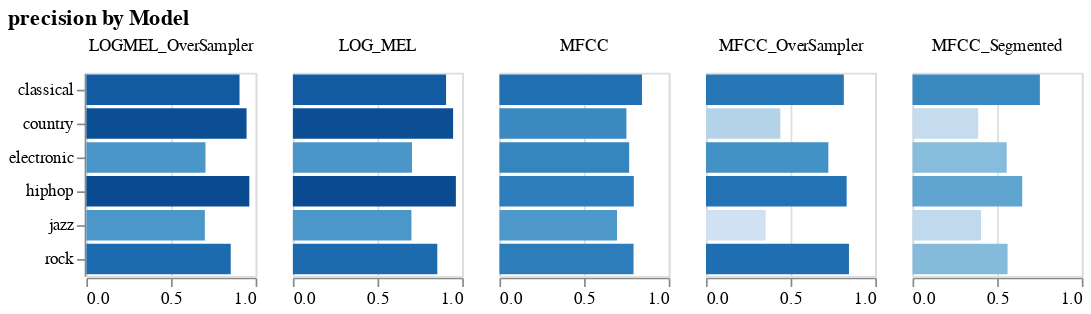

Write notebook code for a chart like this one.
### Code cell
comp.display_metric_comparison_chart(comp.metrics[0])

### Figure 1 — Vega specification as saved in the notebook (floating-point values rounded to 4 significant figures)
{"$schema": "https://vega.github.io/schema/vega/v5.json", "data": [{"name": "source_0", "values": [{"index": "MFCC", "classical": 0.8417, "country": 0.75, "electronic": 0.7663, "hiphop": 0.7938, "jazz": 0.6944, "rock": 0.7922, "accuracy": 0.7867, "macro avg": 0.7731, "weighted avg": 0.7837, "type": "classical", "amount": 0.8417, "amount_start": 0.0, "amount_end": 0.8417}, {"index": "MFCC", "classical": 0.8417, "country": 0.75, "electronic": 0.7663, "hiphop": 0.7938, "jazz": 0.6944, "rock": 0.7922, "accuracy": 0.7867, "macro avg": 0.7731, "weighted avg": 0.7837, "type": "country", "amount": 0.75, "amount_start": 0.0, "amount_end": 0.75}, {"index": "MFCC", "classical": 0.8417, "country": 0.75, "electronic": 0.7663, "hiphop": 0.7938, "jazz": 0.6944, "rock": 0.7922, "accuracy": 0.7867, "macro avg": 0.7731, "weighted avg": 0.7837, "type": "electronic", "amount": 0.7663, "amount_start": 0.0, "amount_end": 0.7663}, {"index": "MFCC", "classical": 0.8417, "country": 0.75, "electronic": 0.7663, "hiphop": 0.7938, "jazz": 0.6944, "rock": 0.7922, "accuracy": 0.7867, "macro avg": 0.7731, "weighted avg": 0.7837, "type": "hiphop", "amount": 0.7938, "amount_start": 0.0, "amount_end": 0.7938}, {"index": "MFCC", "classical": 0.8417, "country": 0.75, "electronic": 0.7663, "hiphop": 0.7938, "jazz": 0.6944, "rock": 0.7922, "accuracy": 0.7867, "macro avg": 0.7731, "weighted avg": 0.7837, "type": "jazz", "amount": 0.6944, "amount_start": 0.0, "amount_end": 0.6944}, {"index": "MFCC", "classical": 0.8417, "country": 0.75, "electronic": 0.7663, "hiphop": 0.7938, "jazz": 0.6944, "rock": 0.7922, "accuracy": 0.7867, "macro avg": 0.7731, "weighted avg": 0.7837, "type": "rock", "amount": 0.7922, "amount_start": 0.0, "amount_end": 0.7922}, {"index": "MFCC_OverSampler", "classical": 0.8143, "country": 0.4393, "electronic": 0.7229, "hiphop": 0.831, "jazz": 0.3527, "rock": 0.8446, "accuracy": 0.7611, "macro avg": 0.6674, "weighted avg": 0.7805, "type": "classical", "amount": 0.8143, "amount_start": 0.0, "amount_end": 0.8143}, {"index": "MFCC_OverSampler", "classical": 0.8143, "country": 0.4393, "electronic": 0.7229, "hiphop": 0.831, "jazz": 0.3527, "rock": 0.8446, "accuracy": 0.7611, "macro avg": 0.6674, "weighted avg": 0.7805, "type": "country", "amount": 0.4393, "amount_start": 0.0, "amount_end": 0.4393}, {"index": "MFCC_OverSampler", "classical": 0.8143, "country": 0.4393, "electronic": 0.7229, "hiphop": 0.831, "jazz": 0.3527, "rock": 0.8446, "accuracy": 0.7611, "macro avg": 0.6674, "weighted avg": 0.7805, "type": "electronic", "amount": 0.7229, "amount_start": 0.0, "amount_end": 0.7229}, {"index": "MFCC_OverSampler", "classical": 0.8143, "country": 0.4393, "electronic": 0.7229, "hiphop": 0.831, "jazz": 0.3527, "rock": 0.8446, "accuracy": 0.7611, "macro avg": 0.6674, "weighted avg": 0.7805, "type": "hiphop", "amount": 0.831, "amount_start": 0.0, "amount_end": 0.831}, {"index": "MFCC_OverSampler", "classical": 0.8143, "country": 0.4393, "electronic": 0.7229, "hiphop": 0.831, "jazz": 0.3527, "rock": 0.8446, "accuracy": 0.7611, "macro avg": 0.6674, "weighted avg": 0.7805, "type": "jazz", "amount": 0.3527, "amount_start": 0.0, "amount_end": 0.3527}, {"index": "MFCC_OverSampler", "classical": 0.8143, "country": 0.4393, "electronic": 0.7229, "hiphop": 0.831, "jazz": 0.3527, "rock": 0.8446, "accuracy": 0.7611, "macro avg": 0.6674, "weighted avg": 0.7805, "type": "rock", "amount": 0.8446, "amount_start": 0.0, "amount_end": 0.8446}, {"index": "MFCC_Segmented", "classical": 0.7522, "country": 0.3879, "electronic": 0.5562, "hiphop": 0.6479, "jazz": 0.4048, "rock": 0.5614, "accuracy": 0.6094, "macro avg": 0.5517, "weighted avg": 0.5896, "type": "classical", "amount": 0.7522, "amount_start": 0.0, "amount_end": 0.7522}, {"index": "MFCC_Segmented", "classical": 0.7522, "country": 0.3879, "electronic": 0.5562, "hiphop": 0.6479, "jazz": 0.4048, "rock": 0.5614, "accuracy": 0.6094, "macro avg": 0.5517, "weighted avg": 0.5896, "type": "country", "amount": 0.3879, "amount_start": 0.0, "amount_end": 0.3879}, {"index": "MFCC_Segmented", "classical": 0.7522, "country": 0.3879, "electronic": 0.5562, "hiphop": 0.6479, "jazz": 0.4048, "rock": 0.5614, "accuracy": 0.6094, "macro avg": 0.5517, "weighted avg": 0.5896, "type": "electronic", "amount": 0.5562, "amount_start": 0.0, "amount_end": 0.5562}, {"index": "MFCC_Segmented", "classical": 0.7522, "country": 0.3879, "electronic": 0.5562, "hiphop": 0.6479, "jazz": 0.4048, "rock": 0.5614, "accuracy": 0.6094, "macro avg": 0.5517, "weighted avg": 0.5896, "type": "hiphop", "amount": 0.6479, "amount_start": 0.0, "amount_end": 0.6479}, {"index": "MFCC_Segmented", "classical": 0.7522, "country": 0.3879, "electronic": 0.5562, "hiphop": 0.6479, "jazz": 0.4048, "rock": 0.5614, "accuracy": 0.6094, "macro avg": 0.5517, "weighted avg": 0.5896, "type": "jazz", "amount": 0.4048, "amount_start": 0.0, "amount_end": 0.4048}, {"index": "MFCC_Segmented", "classical": 0.7522, "country": 0.3879, "electronic": 0.5562, "hiphop": 0.6479, "jazz": 0.4048, "rock": 0.5614, "accuracy": 0.6094, "macro avg": 0.5517, "weighted avg": 0.5896, "type": "rock", "amount": 0.5614, "amount_start": 0.0, "amount_end": 0.5614}, {"index": "LOG_MEL", "classical": 0.9048, "country": 0.9464, "electronic": 0.7036, "hiphop": 0.9627, "jazz": 0.7, "rock": 0.8529, "accuracy": 0.8011, "macro avg": 0.8451, "weighted avg": 0.8246, "type": "classical", "amount": 0.9048, "amount_start": 0.0, "amount_end": 0.9048}, {"index": "LOG_MEL", "classical": 0.9048, "country": 0.9464, "electronic": 0.7036, "hiphop": 0.9627, "jazz": 0.7, "rock": 0.8529, "accuracy": 0.8011, "macro avg": 0.8451, "weighted avg": 0.8246, "type": "country", "amount": 0.9464, "amount_start": 0.0, "amount_end": 0.9464}, {"index": "LOG_MEL", "classical": 0.9048, "country": 0.9464, "electronic": 0.7036, "hiphop": 0.9627, "jazz": 0.7, "rock": 0.8529, "accuracy": 0.8011, "macro avg": 0.8451, "weighted avg": 0.8246, "type": "electronic", "amount": 0.7036, "amount_start": 0.0, "amount_end": 0.7036}, {"index": "LOG_MEL", "classical": 0.9048, "country": 0.9464, "electronic": 0.7036, "hiphop": 0.9627, "jazz": 0.7, "rock": 0.8529, "accuracy": 0.8011, "macro avg": 0.8451, "weighted avg": 0.8246, "type": "hiphop", "amount": 0.9627, "amount_start": 0.0, "amount_end": 0.9627}, {"index": "LOG_MEL", "classical": 0.9048, "country": 0.9464, "electronic": 0.7036, "hiphop": 0.9627, "jazz": 0.7, "rock": 0.8529, "accuracy": 0.8011, "macro avg": 0.8451, "weighted avg": 0.8246, "type": "jazz", "amount": 0.7, "amount_start": 0.0, "amount_end": 0.7}, {"index": "LOG_MEL", "classical": 0.9048, "country": 0.9464, "electronic": 0.7036, "hiphop": 0.9627, "jazz": 0.7, "rock": 0.8529, "accuracy": 0.8011, "macro avg": 0.8451, "weighted avg": 0.8246, "type": "rock", "amount": 0.8529, "amount_start": 0.0, "amount_end": 0.8529}, {"index": "LOGMEL_OverSampler", "classical": 0.9048, "country": 0.9464, "electronic": 0.7036, "hiphop": 0.9627, "jazz": 0.7, "rock": 0.8529, "accuracy": 0.8011, "macro avg": 0.8451, "weighted avg": 0.8246, "type": "classical", "amount": 0.9048, "amount_start": 0.0, "amount_end": 0.9048}, {"index": "LOGMEL_OverSampler", "classical": 0.9048, "country": 0.9464, "electronic": 0.7036, "hiphop": 0.9627, "jazz": 0.7, "rock": 0.8529, "accuracy": 0.8011, "macro avg": 0.8451, "weighted avg": 0.8246, "type": "country", "amount": 0.9464, "amount_start": 0.0, "amount_end": 0.9464}, {"index": "LOGMEL_OverSampler", "classical": 0.9048, "country": 0.9464, "electronic": 0.7036, "hiphop": 0.9627, "jazz": 0.7, "rock": 0.8529, "accuracy": 0.8011, "macro avg": 0.8451, "weighted avg": 0.8246, "type": "electronic", "amount": 0.7036, "amount_start": 0.0, "amount_end": 0.7036}, {"index": "LOGMEL_OverSampler", "classical": 0.9048, "country": 0.9464, "electronic": 0.7036, "hiphop": 0.9627, "jazz": 0.7, "rock": 0.8529, "accuracy": 0.8011, "macro avg": 0.8451, "weighted avg": 0.8246, "type": "hiphop", "amount": 0.9627, "amount_start": 0.0, "amount_end": 0.9627}, {"index": "LOGMEL_OverSampler", "classical": 0.9048, "country": 0.9464, "electronic": 0.7036, "hiphop": 0.9627, "jazz": 0.7, "rock": 0.8529, "accuracy": 0.8011, "macro avg": 0.8451, "weighted avg": 0.8246, "type": "jazz", "amount": 0.7, "amount_start": 0.0, "amount_end": 0.7}, {"index": "LOGMEL_OverSampler", "classical": 0.9048, "country": 0.9464, "electronic": 0.7036, "hiphop": 0.9627, "jazz": 0.7, "rock": 0.8529, "accuracy": 0.8011, "macro avg": 0.8451, "weighted avg": 0.8246, "type": "rock", "amount": 0.8529, "amount_start": 0.0, "amount_end": 0.8529}]}, {"name": "column_domain", "values": [{"index": "MFCC", "count": 6}, {"index": "MFCC_OverSampler", "count": 6}, {"index": "MFCC_Segmented", "count": 6}, {"index": "LOG_MEL", "count": 6}, {"index": "LOGMEL_OverSampler", "count": 6}]}, {"name": "source_0_y_domain_type", "values": [{"type": "classical"}, {"type": "country"}, {"type": "electronic"}, {"type": "hiphop"}, {"type": "jazz"}, {"type": "rock"}]}, {"name": "source_0_color_domain_amount", "values": [{"min": 0.3527, "max": 0.9627}]}], "signals": [{"name": "child_width", "value": 100}, {"name": "y_step", "value": 20}, {"name": "child_height", "update": "bandspace(domain('y').length, 0.1, 0.05) * y_step"}], "marks": [{"type": "group", "name": "row_header", "encode": {"update": {"height": {"signal": "child_height"}}}, "axes": [{"scale": "y", "orient": "left", "grid": false, "zindex": 0}], "role": "row-header"}, {"type": "group", "name": "column_header", "from": {"data": "column_domain"}, "sort": {"field": "datum[\"index\"]", "order": "ascending"}, "encode": {"update": {"width": {"signal": "child_width"}}}, "title": {"text": {"signal": "isValid(parent[\"index\"]) ? parent[\"index\"] : \"\"+parent[\"index\"]"}, "style": "guide-label", "frame": "group", "offset": 10}, "role": "column-header"}, {"type": "group", "name": "column_footer", "from": {"data": "column_domain"}, "sort": {"field": "datum[\"index\"]", "order": "ascending"}, "encode": {"update": {"width": {"signal": "child_width"}}}, "axes": [{"scale": "x", "tickCount": {"signal": "ceil(child_width/40)"}, "grid": false, "labelOverlap": true, "labelFlush": true, "zindex": 0, "orient": "bottom"}], "role": "column-footer"}, {"type": "group", "name": "cell", "from": {"facet": {"data": "source_0", "name": "facet", "groupby": ["index"]}}, "sort": {"field": ["datum[\"index\"]"], "order": ["ascending"]}, "encode": {"update": {"width": {"signal": "child_width"}, "height": {"signal": "child_height"}}}, "marks": [{"type": "rect", "name": "child_marks", "from": {"data": "facet"}, "encode": {"update": {"x2": {"field": "amount_start", "scale": "x"}, "fill": {"field": "amount", "scale": "color"}, "x": {"field": "amount_end", "scale": "x"}, "y": {"field": "type", "scale": "y"}, "height": {"signal": "max(0.25, bandwidth('y'))"}}}, "style": ["bar"]}], "axes": [{"scale": "x", "ticks": false, "gridScale": "y", "orient": "bottom", "tickCount": {"signal": "ceil(child_width/40)"}, "domain": false, "labels": false, "maxExtent": 0, "zindex": 0, "aria": false, "grid": true, "minExtent": 0}], "style": "cell"}], "scales": [{"name": "x", "type": "linear", "domain": {"data": "source_0", "fields": ["amount_start", "amount_end"]}, "range": [0, {"signal": "child_width"}], "nice": true, "zero": true}, {"name": "y", "type": "band", "domain": {"data": "source_0_y_domain_type", "field": "type", "sort": true}, "range": {"step": {"signal": "y_step"}}, "paddingOuter": 0.05, "paddingInner": 0.1}, {"name": "color", "type": "linear", "domain": [{"signal": "(data(\"source_0_color_domain_amount\")[0] || {}).min"}, {"signal": "(data(\"source_0_color_domain_amount\")[0] || {}).max"}], "range": "ramp", "interpolate": "hcl", "zero": false}], "title": {"text": "precision by Model", "anchor": "start"}, "layout": {"padding": 20, "columns": {"signal": "length(data('column_domain'))"}, "bounds": "full", "align": "all"}, "padding": 5, "background": "white"}
